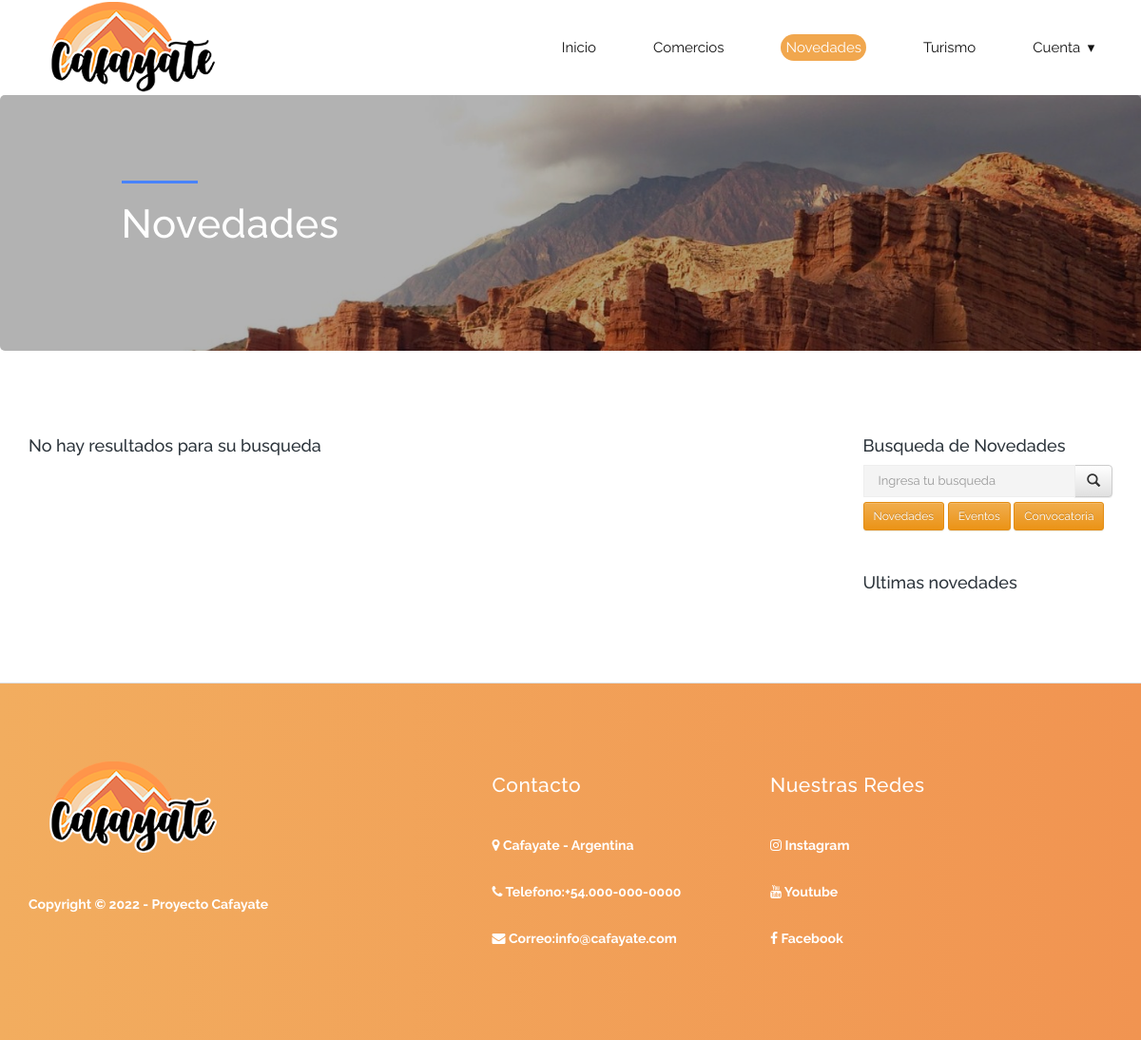
Page /novedades.php on the earlier database version.
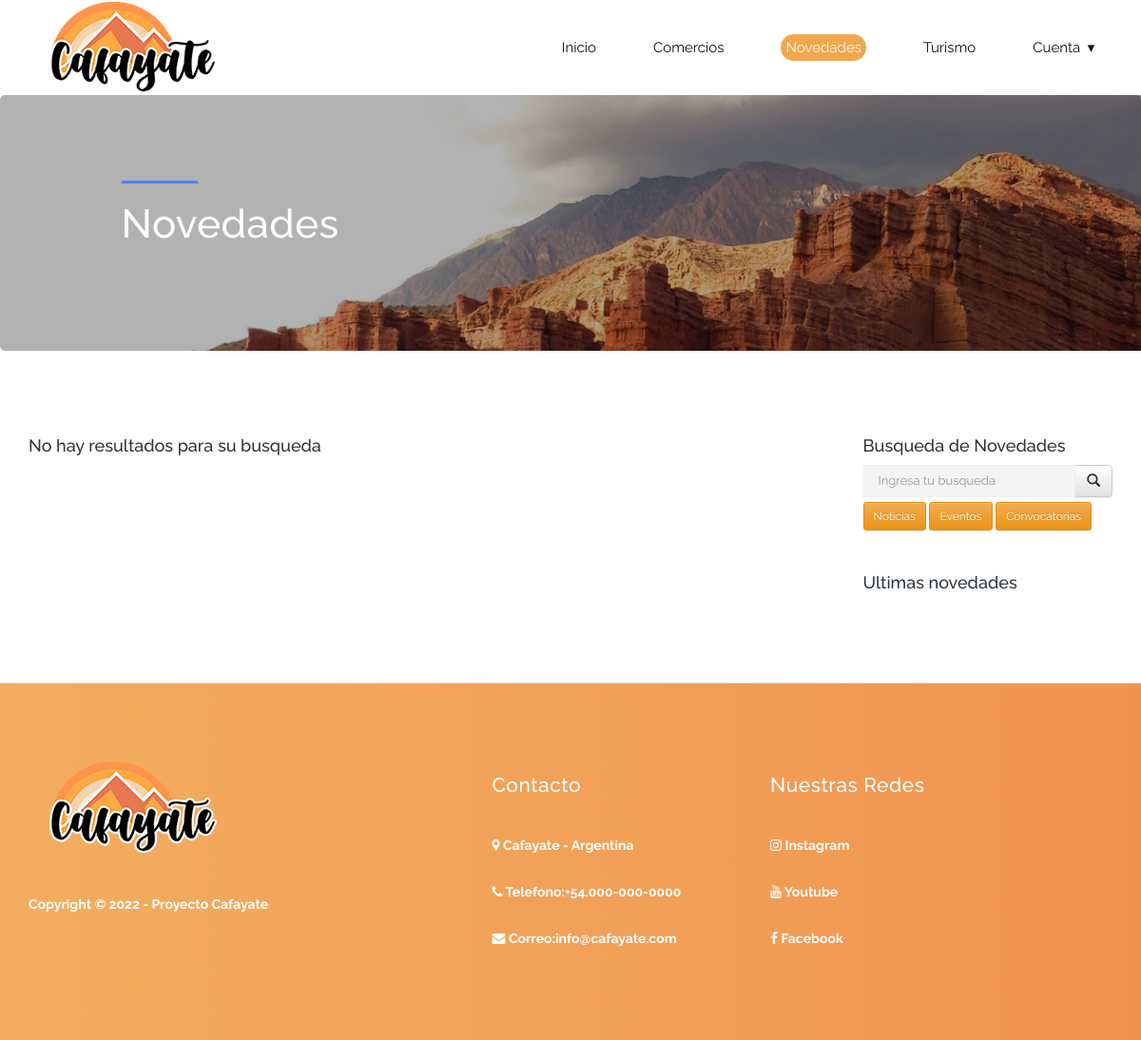
Same page on the later database version.
### tables this page shows
CREATE TABLE IF NOT EXISTS `novedades_categorias` (
  `id_categoria` INT NOT NULL,
  `descripcion` VARCHAR(50) NOT NULL,
  PRIMARY KEY (`id_categoria`));

### db/model.php (called while the page is built, shortened)
<?php
class DBConexion{
    protected $username = 'root';
    protected $password = '123';
    protected $server = 'localhost';
    protected $db = 'cafayate';
    public $conexion = null;
    public function __construct(){
        $this->conexion = mysqli_connect($this->server,$this->username,$this->password,$this->db);
    }
    public function query($query){
        $suc = true;
        $res = mysqli_query($this->conexion, $query) or ($this->conexion->error);
        return ([$suc, $res]);
    }
}
class DBModelo{
    public function __construct($table, $db){
        $this->table = $table;
        $this->db = $db;
    }
    public function obtenerTodo(){
        $query = ("SELECT * FROM " . $this->table);
        $res = $this->db->query($query);
        return ($res[1]);
    }
}
class Novedades extends DBModelo{
    public function obtenerTodo(){
        $query = ("SELECT sc.*, nc.descripcion as cat FROM " . $this->table . " sc LEFT JOIN novedades_categorias nc USING(id_categoria)");
        $res = $this->db->query($query);
        return ($res[1]);
    }
}
?>

### db/main.php (called while the page is built, shortened)
<?php
require_once("./db/model.php");
$db_base = new DBConexion();
$novedades = new Novedades("novedades", $db_base);
$novedades_categorias = new DBModelo("novedades_categorias", $db_base);
?>

### novedades.php (the view, shortened to what this page needs)
<?php
include_once("./db/main.php");
$cats = $novedades_categorias->obtenerTodo();
$resn = 0;
if (isset($_GET["buscar"])) {
    $buscado = $_GET["buscar"];
    $listNovedades = $novedades->obtener(["titulo" => "'$buscado'"]);
    if ($buscado == "") unset($buscado);
} else {
    $listNovedades = $novedades->obtenerTodo();
}
?>
<!DOCTYPE html>
<html>
<head>
    <?php include_once 'header.php'; ?>
</head>
<body>
    <?php include_once("./navbar.php"); ?>
    <section class="banner banner-secondary" id="top" style="background-image: url(img/Quebrada-de-cafayate.jpg);">
        <div class="container">
            <div class="row">
                <div class="col-md-10 col-md-offset-1">
                    <div class="banner-caption">
                        <div class="line-dec"></div>
                        <h2>Novedades</h2>
                    </div>
                </div>
            </div>
        </div>
    </section>
    <main>
        <section class="featured-places">
            <div class="container">
                <div class="row">
                    <div class="col-lg-9 col-md-8 col-xs-12">
                        <?php if (mysqli_num_rows($listNovedades) === 0 || $resn == 0) { ?>
                            <h4 class="mb-5">No hay resultados para su busqueda</h4>
                        <?php } ?>
                    </div>
                    <div class="col-lg-3 col-md-4 col-xs-12">
                        <div class="form-group">
                            <h4>Busqueda de Novedades</h4>
                            <form method="GET" name="buscar">
                                <div class="input-group">
                                    <input type="text" class="form-control" name="buscar" style="height: 34px;" placeholder="Ingresa tu busqueda" value=<?php if(isset($buscado)){echo($buscado);} ?>>
                                    <span class="input-group-btn">
                                        <button class="btn btn-default" type="submit"><span class="glyphicon glyphicon-search"></span></button>
                                    </span>
                                </div>
                                <div class="form-group mt-2">
                                        <?php while ($cat = mysqli_fetch_assoc($cats)) { ?>
                                            <button class="btn btn-warning btn-sm" name="fcat" value=<?php echo ($cat["id_categoria"]); ?> type="submit"><?php echo ($cat["descripcion"]); ?></button>
                                        <?php } ?>
                                </div>
                            </form>
                        </div>
                        <br>
                        <div class="form-group">
                            <h4>Ultimas novedades</h4>
                        </div>
                    </div>
                </div>
            </div>
        </section>
    </main>
    <?php include_once("./footer.php"); ?>
</body>
</html>

### header.php (shortened to what this page needs)
<link rel="stylesheet" href="css/bootstrap.min.css">
<link rel="stylesheet" href="css/bootstrap-theme.min.css">
<link rel="stylesheet" href="css/fontAwesome.css">
<link rel="stylesheet" href="css/hero-slider.css">
<link rel="stylesheet" href="css/owl-carousel.css">
<link rel="stylesheet" href="css/style.css">
<link rel="stylesheet" href="css/perfil.css">

### navbar.php (shortened to what this page needs)
<?php
include_once("./db/main.php");
$activePage = basename($_SERVER['PHP_SELF'], ".php");
?>
<div class="wrap">
    <header id="header">
        <div class="container">
            <div class="row">
                <div class="col-md-12">
                    <a href="inicio.html">
                        <div class="logo">
                            <img src="img/logo2.png">
                        </div>
                    </a>
                    <nav id="primary-nav" class="dropdown cf">
                        <ul class="dropdown menu">
                            <li class="<?= ($activePage == 'index') ? 'active':''; ?>"><a href="index.php"><span>Inicio</span></a></li>
                            <li class="<?= ($activePage == 'comercios') ? 'active':''; ?>"><a href="comercios.php"><span>Comercios</span></a></li>
                            <li class="<?= ($activePage == 'novedades') ? 'active':''; ?>"><a href="novedades.php"><span>Novedades</span></a></li>
                            <li class="<?= ($activePage == 'turismo') ? 'active':''; ?>"><a href="turismo.php"><span>Turismo</span></a></li>
                            <li class="dropdown">
                                <a class="dropdown-toggle" data-toggle="dropdown" href="#">Cuenta
                            </li>
                        </ul>
                    </nav>
                </div>
            </div>
        </div>
    </header>
</div>

### footer.php (shortened to what this page needs)
<footer>
        <div class="container">
            <div class="row">
                <div class="col-md-5">
                    <div class="about-veno">
                        <div class="logo">
                            <img src="img/logo2.png" alt="Venue Logo">
                        </div>
                        <p>Copyright © 2022 - Proyecto Cafayate</p>
                    </div>
                </div>
                <div class="col-md-3">
                    <div class="contact-info">
                        <div class="footer-heading">
                            <h4>Contacto</h4>
                        </div>
                        <p><i class="fa fa-map-marker"></i><a href="https://goo.gl/maps/nCDX4NmT6X7ogtHx8"><span>  Cafayate - Argentina</span></a></p>
                        <p><i class="fa fa-phone"></i><span>  Telefono:</span><a href="https://wa.me/543410000000?text=Hola">+54.000-000-0000</a></p>
                        <p><i class="fa fa-envelope"></i><span>  Correo:</span><a href="mailto:info@cafayate.com">info@cafayate.com</a></p>
                    </div>
                </div>
                <div class="col-md-4">
                    <div class="contact-info">
                        <div class="footer-heading">
                            <h4>Nuestras Redes</h4>
                        </div>
                        <p><i class="fa fa-instagram"></i><a href="https://instagram.com"><span> Instagram</span></a></p>
                        <p><i class="fa fa-youtube"></i><a href="https:youtube.com"> Youtube </a></p>
                        <p><i class="fa fa-facebook"></i><a href="https:facebook.com"> Facebook</a></p>
                    </div>
                </div>
            </div>
        </div>
    </footer>

### css/hero-slider.css (style rules this page uses)
*, *::after, *::before { -webkit-box-sizing: border-box; -moz-box-sizing: border-box; box-sizing: border-box; }
html { font-size: 62.5%; }
body { font-family: "Open Sans", sans-serif; color: #2c343b; background-color: #f2f2f2; }
a { color: #d44457; text-decoration: none; }
img { max-width: 100%; }

### css/style.css (style rules this page uses)
body { font-family: 'Raleway', 'sans-serif'; background-color: #fff; }
ul { list-style: none; margin: 0; padding: 0; }
p { font-size: 14px; color: #7a7a7a; line-height: 24px; left: 0.25px; }
section { padding-top: 80px; padding-bottom: 80px; }
.cf:before, .cf:after { content: ''; display: table; visibility: hidden; }
.cf:after { clear: both; }
.cf { *zoom: 1; }
#header { overflow: visible; position: relative; background-color: #fff; }
#header .logo { float: left; }
#header .logo img { width: 100%; overflow: hidden; }
.menu { float: right; }
.menu li { float: left; margin-left: 30px; position: relative; line-height: 100px; }
.menu li:last-child { margin-right: 0; }
.menu li a { display: block; text-decoration: none; }
#primary-nav li a { color: #121212; font-weight: bold; line-height: 100px; padding: 0px 15px; font-size: 15px; font-weight: 400; transition: all 0.5s; }
#primary-nav .active span { color: #fff; background-color: #f1a74e; padding: 5px 5px; border-radius: 20px; }
section.banner { padding: 0px; }
.banner { width: 100%; height: 100%; background-position: center; background-repeat: no-repeat; background-size: cover; position: relative; }
.thumb-img:before, .banner:before { content: ''; position: absolute; top: 0; left: 0; right: 0; bottom: 0; background-color: rgba(0,0,0,.3); z-index: 1; border-radius: 5px; }
.banner .container { position: relative; z-index: 2; }
.banner .banner-caption { padding: 200px 0px; }
.banner-secondary .banner-caption { padding: 90px 0px; }
.banner .banner-caption .line-dec { width: 80px; height: 3px; background-color: #4883ff; }
.banner .banner-caption h2 { margin-top: 20px; margin-bottom: 20px; font-size: 42px; letter-spacing: 0.5px; color: #fff; }
.form-control { border-radius: 0px; padding-left: 15px; font-size: 13px; color: #aaa; background-color: #f4f4f4; border: 1px solid #eee; outline: none; box-shadow: none; line-height: 40px; height: 40px; width: 100%; margin-bottom: 10px; }
footer { background: rgb(242,173,95); background: linear-gradient(90deg, rgba(242,173,95,1) 0%, rgba(241,148,81,1) 100%); padding: 80px 0px 70px 0px; border-top: 1px solid #ddd; color: #fff; font-weight: 700; }
footer a { color: #fff; }
footer .footer-heading h4 { font-size: 21px; color: #fff; letter-spacing: 0.5px; margin-top: 15px; margin-bottom: 40px; }
footer .about-veno .logo { margin-bottom: 40px; }
footer .about-veno p { margin-bottom: 25px; color: #fff; }
footer .contact-info p { margin-bottom: 25px; color: #fff; }
main > section { background: #fff; }
.mt-2 { margin-top:.5rem!important; }
.mb-5 { margin-bottom:3rem!important; }

### css/perfil.css (style rules this page uses)
body { background: #F1F3FA; }

Differences in the rows shown:
changed novedades_categorias: descripcion "Novedades" → "Noticias"
changed novedades_categorias: descripcion "Convocatoria" → "Convocatorias"
